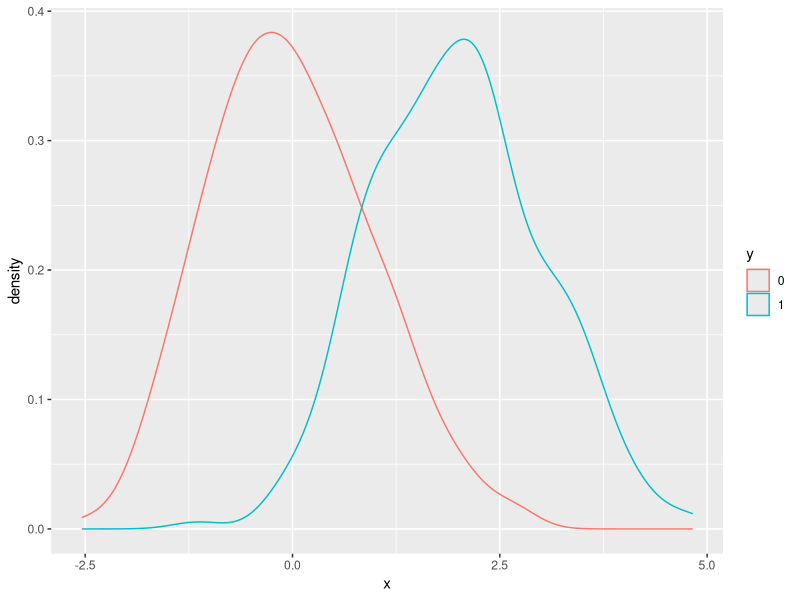
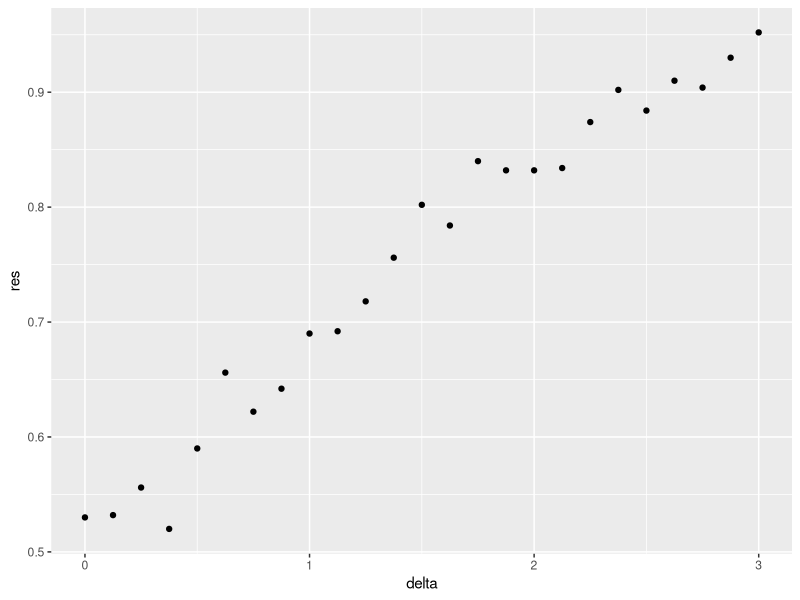
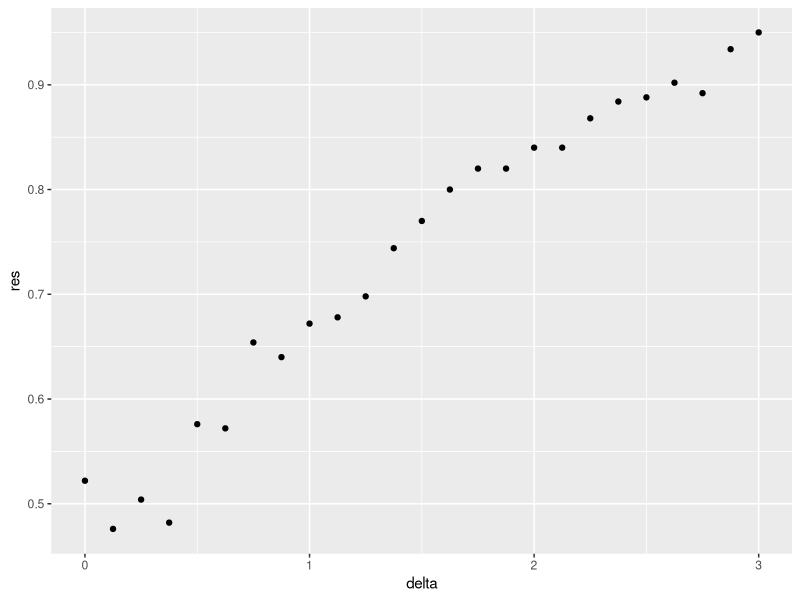

The R script that drew these images, in order:

library(tidyverse)
library(caret)

# set.seed(2) #if you are using R 3.5 or earlier
set.seed(2, sample.kind="Rounding") #if you are using R 3.6 or later
make_data <- function(n = 1000, p = 0.5, 
                      mu_0 = 0, mu_1 = 2, 
                      sigma_0 = 1,  sigma_1 = 1){
  
  y <- rbinom(n, 1, p)
  f_0 <- rnorm(n, mu_0, sigma_0)
  f_1 <- rnorm(n, mu_1, sigma_1)
  x <- ifelse(y == 1, f_1, f_0)
  
  test_index <- createDataPartition(y, times = 1, p = 0.5, list = FALSE)
  
  list(train = data.frame(x = x, y = as.factor(y)) %>% slice(-test_index),
       test = data.frame(x = x, y = as.factor(y)) %>% slice(test_index))
}
dat <- make_data()

dat$train %>% ggplot(aes(x, color = y)) + geom_density()


#Q1
set.seed(1, sample.kind="Rounding") #if you are using R 3.6 or later
mu_1 <- seq(0, 3, len=25)

res_calc <- function(x){
  dat <- make_data(mu_1 = x)
  glm_fit <- glm(y ~ x, data=dat$train, family = "binomial")
  p_hat_logit <- predict(glm_fit, newdata = dat$test, type = "response")
  y_hat_logit <- ifelse(p_hat_logit > 0.5, "1", "0") %>% factor
  as.numeric(confusionMatrix(y_hat_logit, dat$test$y)$overall[["Accuracy"]])
  
}

#res <- as.numeric(map(mu_1, res_calc)) Common! as.numeric and map? Forgot about sapply??? :)
res <- sapply(mu_1, res_calc)

qplot(mu_1, res, xlab = "delta")

#Harvards solution (not better, just for info)
set.seed(1, sample.kind="Rounding") #if you are using R 3.6 or later
delta <- seq(0, 3, len = 25)
res <- sapply(delta, function(d){
  dat <- make_data(mu_1 = d)
  fit_glm <- dat$train %>% glm(y ~ x, family = "binomial", data = .)
  y_hat_glm <- ifelse(predict(fit_glm, dat$test) > 0.5, 1, 0) %>% factor(levels = c(0, 1))
  mean(y_hat_glm == dat$test$y)
})
qplot(delta, res)
